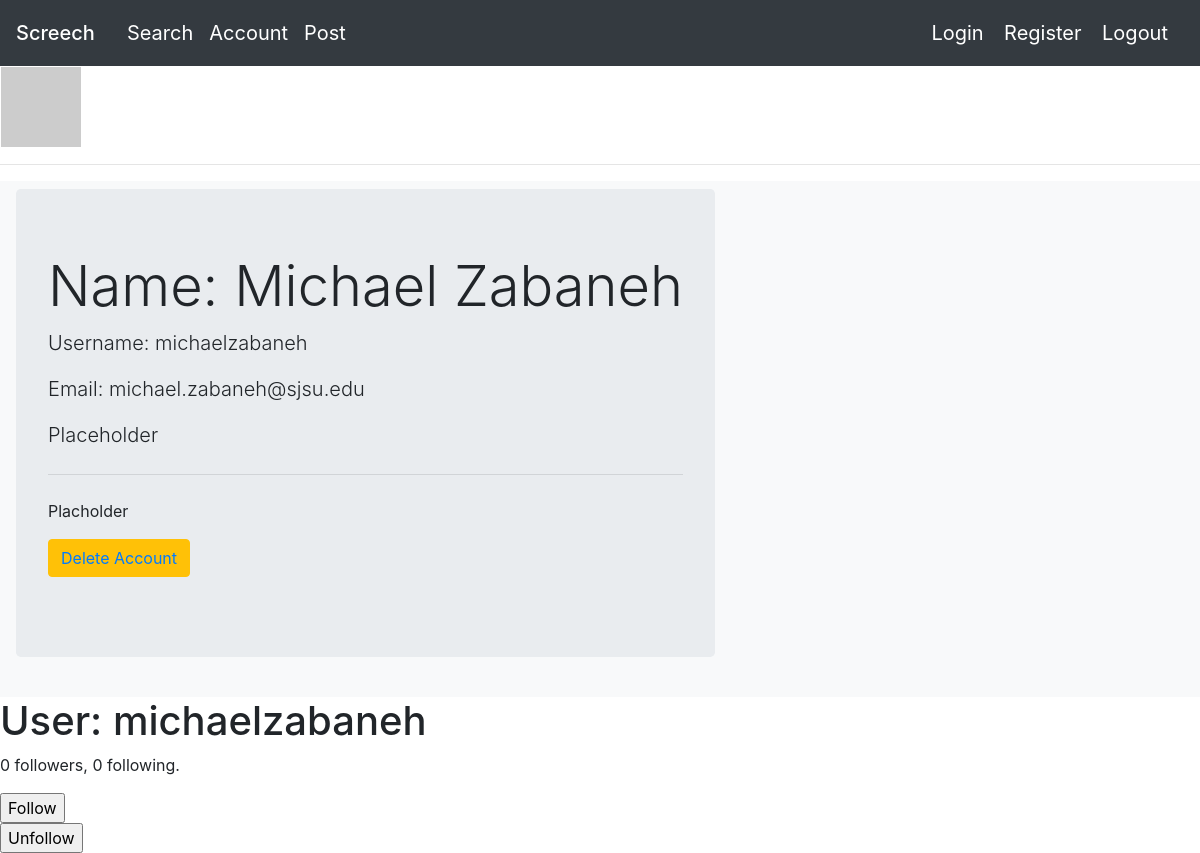
Page /account (signed in) on the committed database.
### app/models.py (models this page shows, shortened)
class User(db.Model, UserMixin):
    id = db.Column(db.Integer, primary_key = True)
    username = db.Column(db.String(15))
    name = db.Column(db.String(15))
    password = db.Column(db.String(200))
    email = db.Column(db.String(32), unique = True)
    followed = db.relationship(
        'User', secondary=followers,
        primaryjoin=(followers.c.follower_id == id),
        secondaryjoin=(followers.c.followed_id == id),
        backref=db.backref('followers', lazy='dynamic'), lazy='dynamic')
    def avatar(self, size):
        digest = md5(self.email.lower().encode('utf-8')).hexdigest()
        return 'https://www.gravatar.com/avatar/{}?d=identicon&s={}'.format(
            digest, size)

### app/routes.py (the view)
@myapp_obj.route('/account')
def account():
    if current_user.is_authenticated is False:
        flash('Account cannot be accessed because User is not logged in')
        return redirect('/')
    user = current_user
    form = EmptyForm()
    print(user.name)
    return render_template("profile.html", user=user, form=form)

### app/forms.py
class EmptyForm(FlaskForm):
    submit = SubmitField('Submit')

### app/models.py (called while the page is built)
@login.user_loader
def load_user(id):
    return User.query.get(int(id))

### app/templates/profile.html (shortened to what this page needs)
{% extends "base.html" %}
{% block mycontent %}
<table>
  <tr valign="top">
      <td><img src="{{ user.avatar(128) }}"></td>
  </tr>
</table>
<hr>
<nav class="navbar navbar-expand-lg navbar-light bg-light">
    <div class="jumbotron">
        <h1 class="display-4">Name: {{ user.name }}</h1>
        <p class="lead">Username: {{ user.username }}</p>
        <p class="lead">Email: {{ user.email }}</p>
        <p class="lead">Placeholder</p>
        <hr class="my-4">
        <p>Placholder</p>
        <p class="lead">
          <a href="/delete"><button type="button" class="btn btn-warning">
            Delete Account
          </a></button>
        </p>
    </div>
</nav>
<h1>User: {{ user.username }}</h1>
        <p>{{ user.followers.count() }} followers, {{ user.followed.count() }} following.</p>
        <form action="{{ url_for('follow', username=user.username) }}" method="post">
          {{ form.submit(value='Follow') }}
        </form>
        <form action="{{ url_for('unfollow', username=user.username) }}" method="post">
          {{ form.submit(value='Unfollow') }}
      </form>
{% endblock %}

### rows in the picture
User: name "Michael Zabaneh", username "michaelzabaneh", email "michael.zabaneh@sjsu.edu"

### other values in the picture
{{ user.followers.count() }} "0"
{{ user.followed.count() }} "0"
